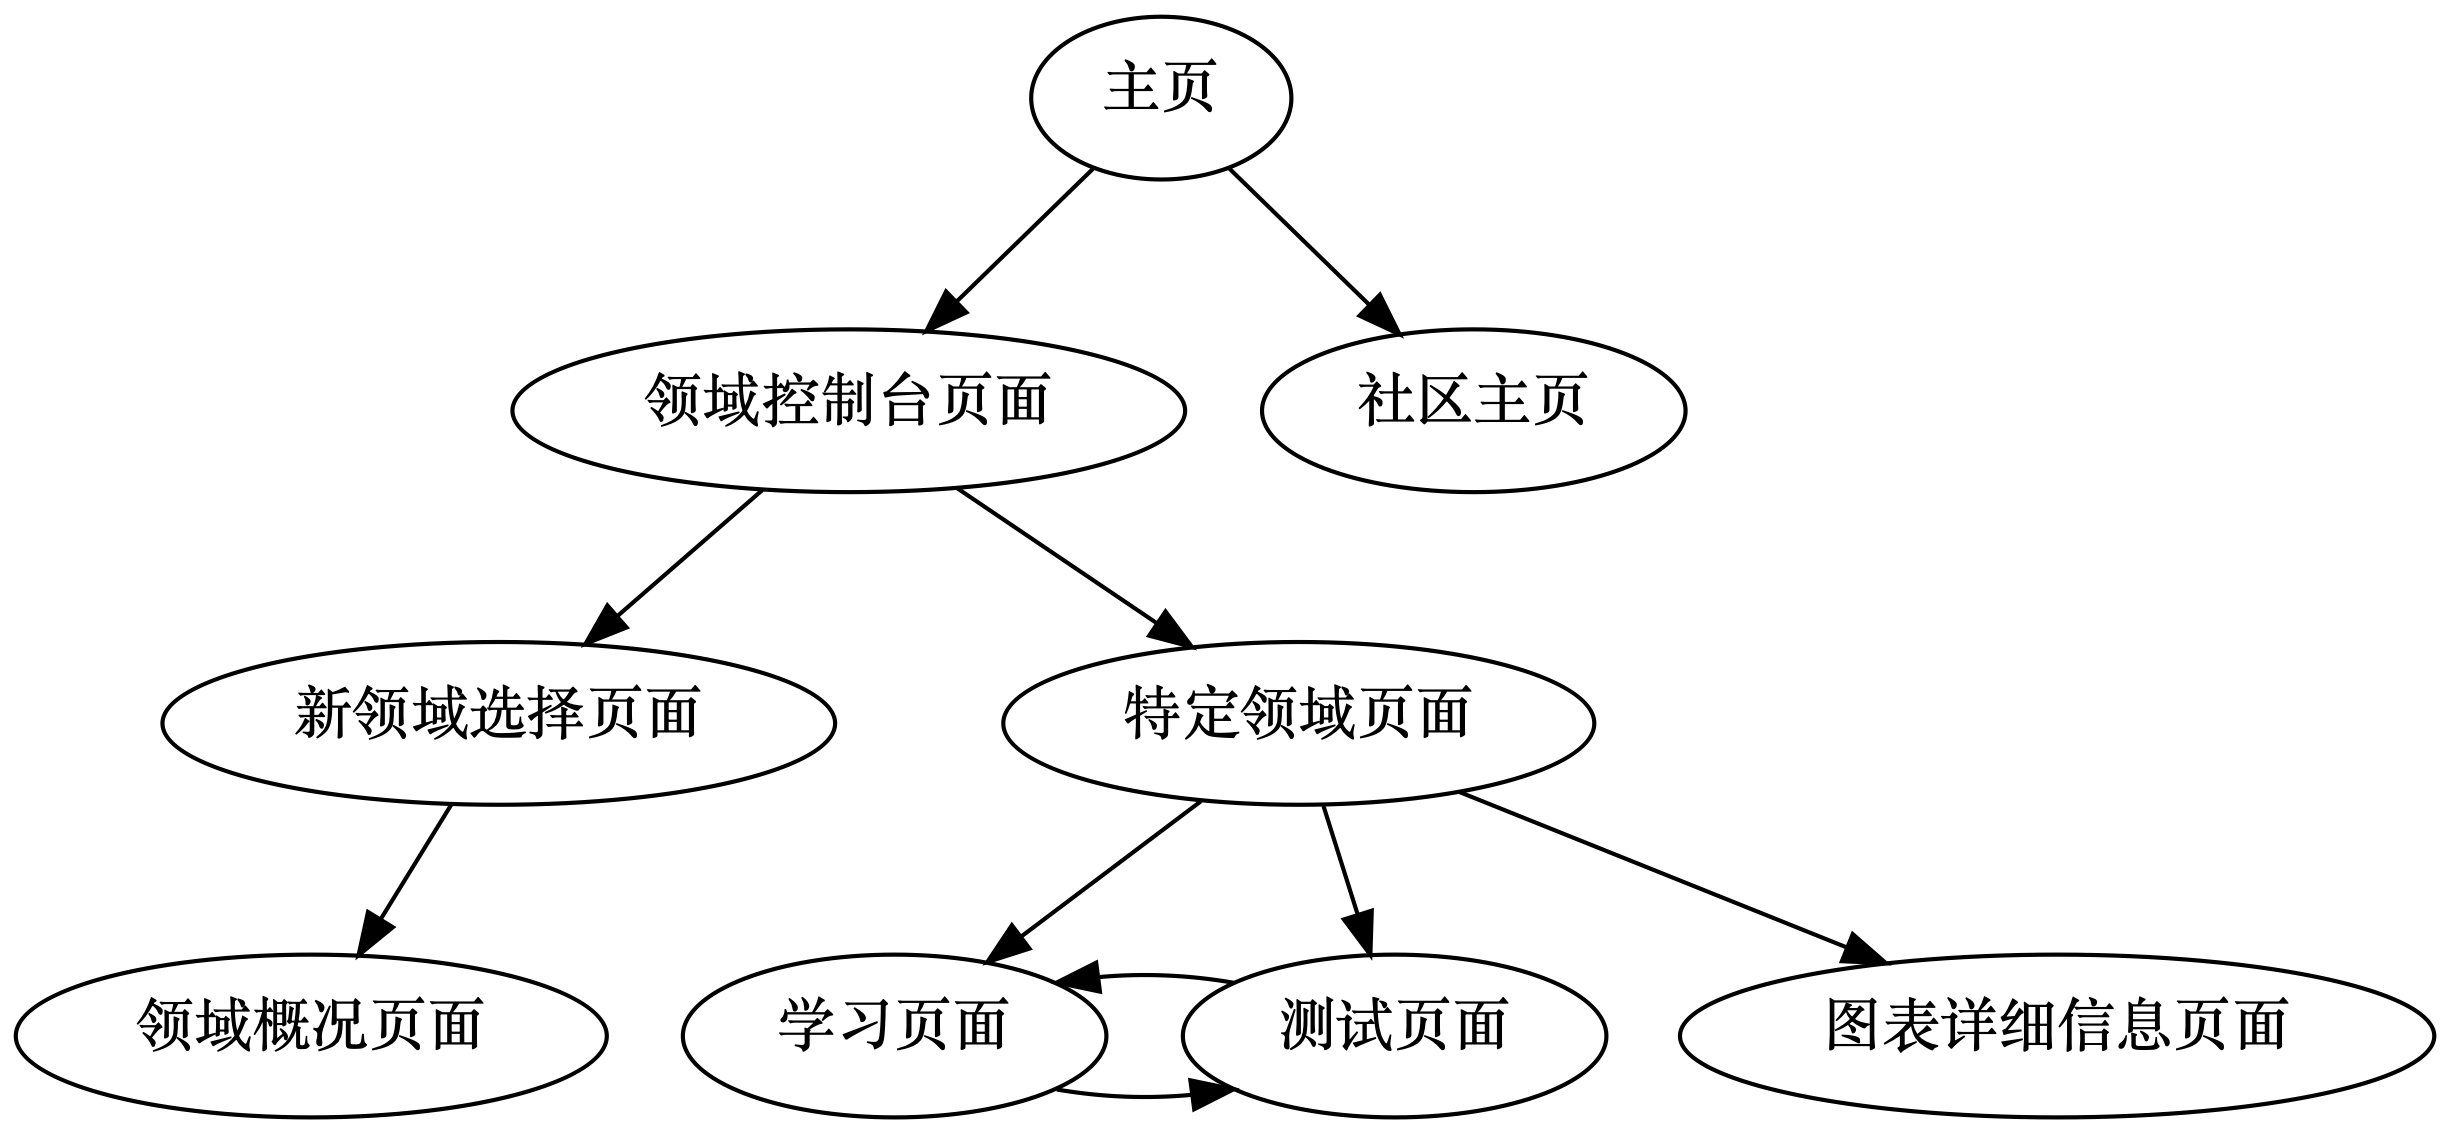

Reproduce this figure in Python.
from graphviz import Source, render

source = """
digraph {
    dpi = 300;
    
    
    index [label="主页"]
    domain_dashboard [label="领域控制台页面"]
    domain_select [label="新领域选择页面"]
    domain_intro [label="领域概况页面"]
    domain [label="特定领域页面"]
    learn [label="学习页面"]
    test [label="测试页面"]
    graph_info [label="图表详细信息页面"]
    community [label="社区主页"]


    {rank = same; learn; test;}


    index -> domain_dashboard
    index -> community
    
    domain_dashboard -> domain
    domain_dashboard -> domain_select
    domain_select -> domain_intro
    domain -> graph_info
    domain -> learn
    domain -> test
    learn -> test
    test -> learn
}
"""

dot = Source(source)
dot.render('life', view=True, format='png')
